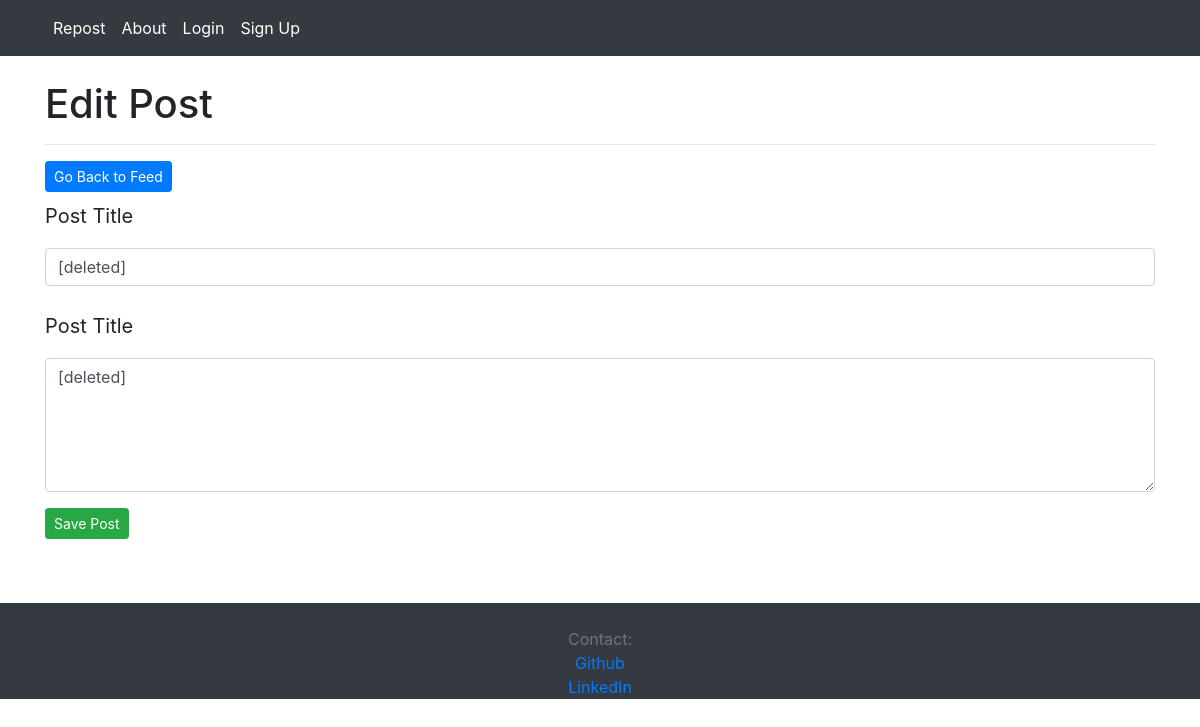
Page /home/edit/1 on the earlier database version.
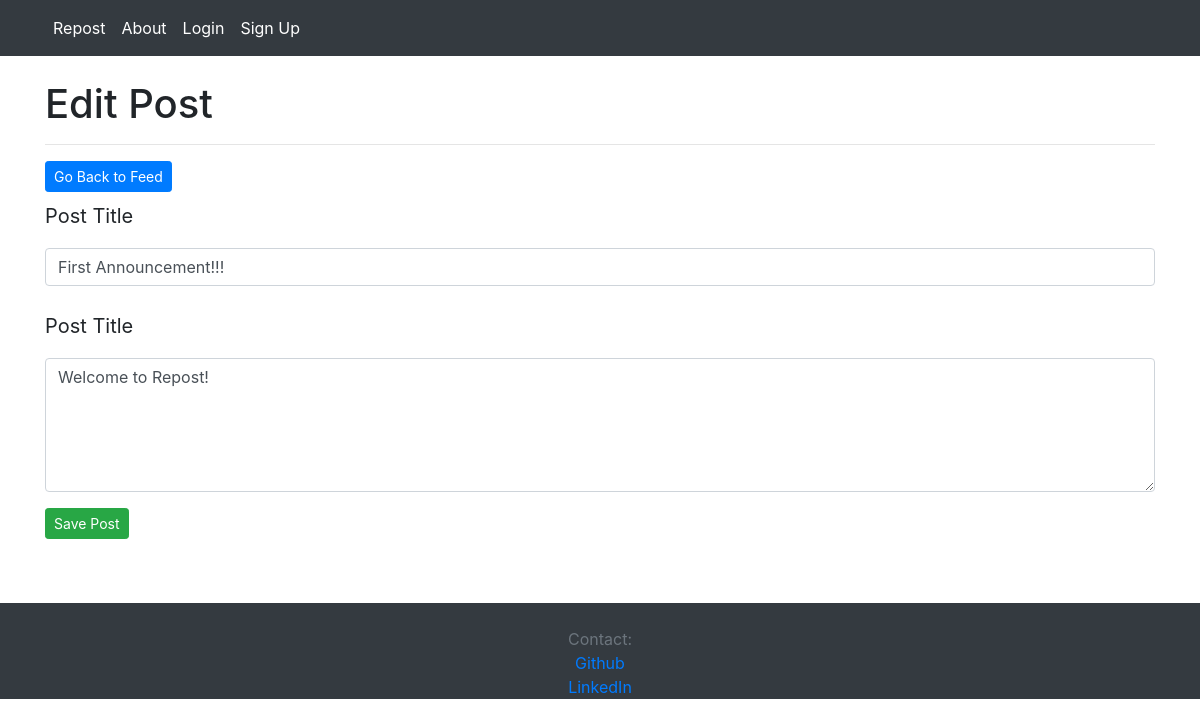
Same page on the later database version.
### app/models.py (models this page shows, shortened)
class FeedPost(db.Model):
    id = db.Column(db.Integer, primary_key=True)
    title = db.Column(db.String(100), nullable=False)
    content = db.Column(db.Text, nullable=False)
    author = db.Column(db.String(20), nullable=False, default='Unknown')
    date = db.Column(db.DateTime, nullable=False, default=datetime.now)
    likes = db.Column(db.Integer, nullable=False, default=0)
    dislikes = db.Column(db.Integer, nullable=False, default=0)

### app/routes.py (the view)
@app.route('/home/edit/<int:id>', methods=['GET', 'POST'])
def edit_post(id):
    post = FeedPost.query.get_or_404(id)
    if request.method == 'POST':
        post.title = request.form['title'] if request.form['title'] != '' else '[deleted]'
        post.content = request.form['content'] if request.form['content'] != '' else '[deleted]'
        db.session.commit()
        flash(f'All changes saved', 'success')
        return redirect(request.referrer)
    else:
        return render_template('edit.html', post=post)

### app/templates/edit.html (shortened to what this page needs)
{% extends 'base.html' %}  {% block body %}
<h1>Edit Post</h1>
<hr />
<a
  class="btn btn-primary btn-sm"
  href="{{url_for('home')}}"
  onclick="history.go(-1)"
  >Go Back to Feed</a
>
<form action="/home/edit/{{post.id}}" method="POST">
  <div class="form-group">
    <label class="col-form-label-lg">Post Title</label>
    <input
      class="form-control"
      type="text"
      name="title"
      value="{{post.title}}"
    />
  </div>
  <div class="form-group">
    <label class="col-form-label-lg">Post Title</label>
    <textarea class="form-control" name="content" rows="5">
{{post.content}}</textarea
    >
  </div>
  <div class="form-group">
    <input class="btn btn-success btn-sm" type="submit" value="Save Post" />
  </div>
</form>
<br />
{% endblock %}

Differences in the rows shown:
changed FeedPost: title "[deleted]" → "First Announcement!!!"; content "[deleted]" → "Welcome to Repost!"
